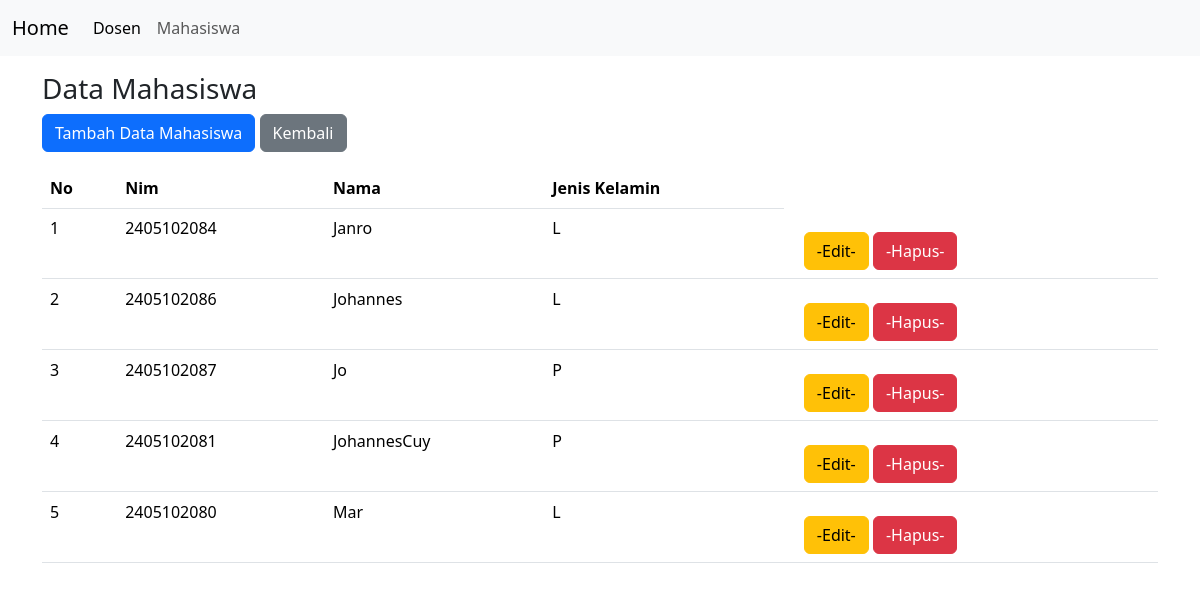
The page /mahasiswa/index.php on the database its author committed.
### tables this page shows
CREATE TABLE `datamahasiswa` (
  `nim` varchar(15) NOT NULL,
  `nama` varchar(20) NOT NULL,
  `jk` enum('P','L') NOT NULL,
  `id` int(11) NOT NULL
);

### mahasiswa/index.php (the view, shortened to what this page needs)
<?php
    include 'menu.php';
?>
    <!DOCTYPE html>
<html lang="en">
<head>
  <link href="https://cdn.jsdelivr.net/npm/bootstrap@5.3.3/dist/css/bootstrap.min.css" rel="stylesheet">
</head>
<body>
<div class="container mt-3">
  <h3>Data Mahasiswa</h3>
  <button type="button" class="btn btn-primary" data-bs-toggle="modal" data-bs-target="#myModal">
    Tambah Data Mahasiswa
  </button>
 <a href="../index.php"> <button type="button" class="btn btn-secondary">
    Kembali
  </button></a>
</div>
    <div class="container mt-3">
  <table class="table table-hover">
    <thead>
      <tr>
          <th>No</th>
        <th>Nim</th>
        <th>Nama</th>
        <th>Jenis Kelamin</th>
      </tr>
    </thead>
    <tbody>
      <tr>
        <?php
		include 'koneksi.php';
		$no = 1;
		$data = mysqli_query($conn,"select * from datamahasiswa");
		while($row = mysqli_fetch_array($data)){
			?>
			<tr>
				<td><?php echo $no++; ?></td>
				<td><?php echo $row['nim']; ?></td>
				<td><?php echo $row['nama']; ?></td>
				<td><?php echo $row['jk']; ?></td>
                <td>
<div class="container mt-3">
<button  type="button" class="btn btn-warning" data-bs-toggle="modal" data-bs-target="#modalEdit<?php echo $no?>">-Edit-</button>
 <a href="hapus.php?id=<?php echo $row['id'];?>"><button type="button" class="btn btn-danger" onclick="return confirm('Apakah anda yakin ingin menghapus data ini?')">-Hapus-</button></a>
</div>
                </td>
			</tr>
			<?php
		}
		?>
      </tr>
    </tbody>
  </table>
</div>
</body>
</html>

### mahasiswa/menu.php (shortened to what this page needs)
<!DOCTYPE html>
<html lang="en">
<head>
</head>
</html>
<nav class="navbar navbar-expand-lg bg-body-tertiary">
  <div class="container-fluid">
    <a class="navbar-brand" href="../index.php">Home</a>
    <div class="collapse navbar-collapse" id="navbarNavAltMarkup">
      <div class="navbar-nav">
        <a class="nav-link active" aria-current="page" href="../dosen/indexDosen.php">Dosen</a>
        <a class="nav-link" href="index.php">Mahasiswa</a>
      </div>
    </div>
  </div>
</nav>

### rows shown on the page
datamahasiswa: nim "2405102084", nama "Janro", jk "L"
datamahasiswa: nim "2405102086", nama "Johannes", jk "L"
datamahasiswa: nim "2405102087", nama "Jo", jk "P"
datamahasiswa: nim "2405102081", nama "JohannesCuy", jk "P"
datamahasiswa: nim "2405102080", nama "Mar", jk "L"
